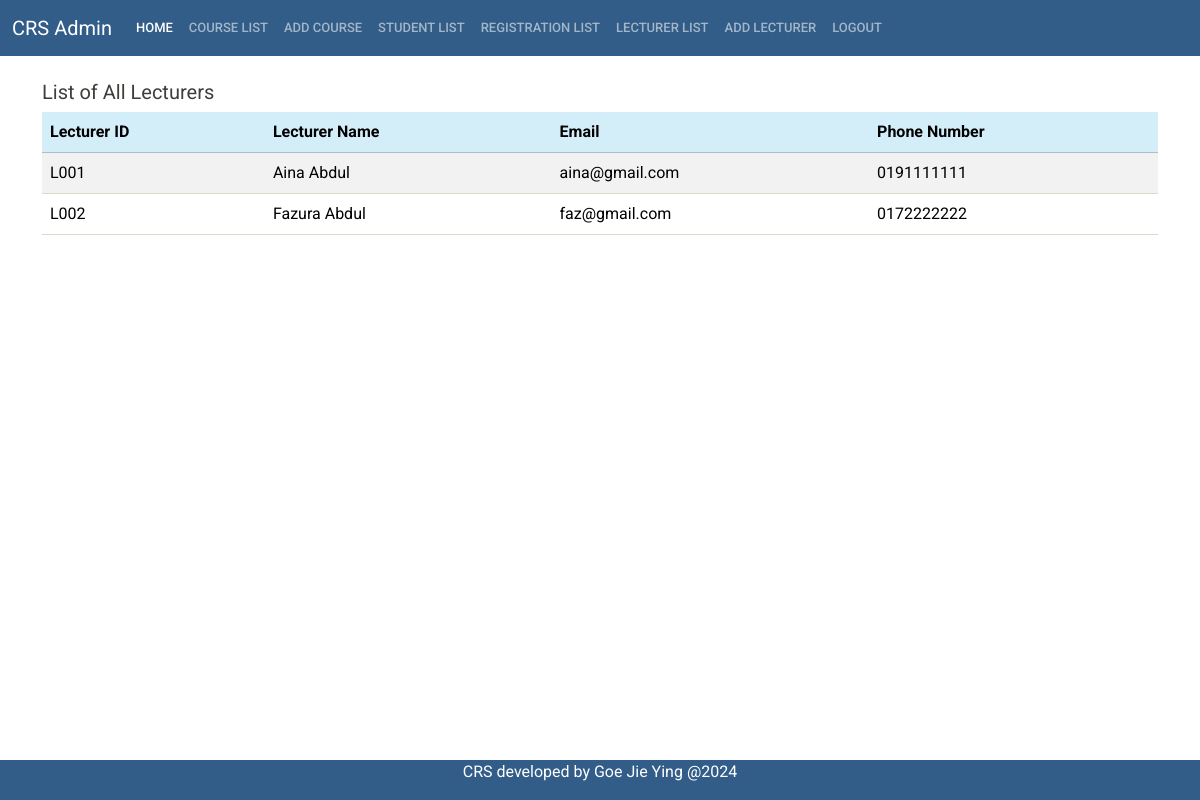
Screenshot of /adminviewlecturers.php (signed in) with the database file from the repository.
### tables this page shows
CREATE TABLE `tb_user` (
  `u_sno` varchar(10) NOT NULL,
  `u_pwd` varchar(255) NOT NULL,
  `u_email` varchar(30) NOT NULL,
  `u_name` varchar(50) NOT NULL,
  `u_contact` int(11) NOT NULL,
  `u_state` varchar(20) NOT NULL,
  `u_registration` date DEFAULT NULL,
  `u_type` int(11) NOT NULL
);

### adminviewlecturers.php (the view, shortened to what this page needs)
<?php
include 'headerit.php';
include 'db_connect.php';
$sql = "SELECT * FROM tb_user WHERE u_type = 1 ORDER BY u_sno";
$result = mysqli_query($con, $sql);
?>
<div class="container">
    <br>
    <h5>List of All Lecturers</h5>
    <?php if (mysqli_num_rows($result) > 0): ?>
        <table class="table table-striped table-hover">
            <thead>
                <tr class="table-info">
                    <th scope="col">Lecturer ID</th>
                    <th scope="col">Lecturer Name</th>
                    <th scope="col">Email</th>
                    <th scope="col">Phone Number</th>
                </tr>
            </thead>
            <tbody>
                <?php while ($row = mysqli_fetch_assoc($result)): ?>
                    <tr>
                        <td><?php echo $row['u_sno']; ?></td>
                        <td><?php echo $row['u_name']; ?></td>
                        <td><?php echo $row['u_email']; ?></td>
                        <td><?php echo .0. $row['u_contact']; ?></td>
                    </tr>
                <?php endwhile; ?>
            </tbody>
        </table>
    <?php else: ?>
        <p>No students found.</p>
    <?php endif; ?>
</div>
<?php include 'footer.php'; ?>

### rows the page displays
tb_user: u_sno "L001", u_name "Aina Abdul", u_email "aina@gmail.com", u_contact "191111111"
tb_user: u_sno "L002", u_name "Fazura Abdul", u_email "faz@gmail.com", u_contact "172222222"
